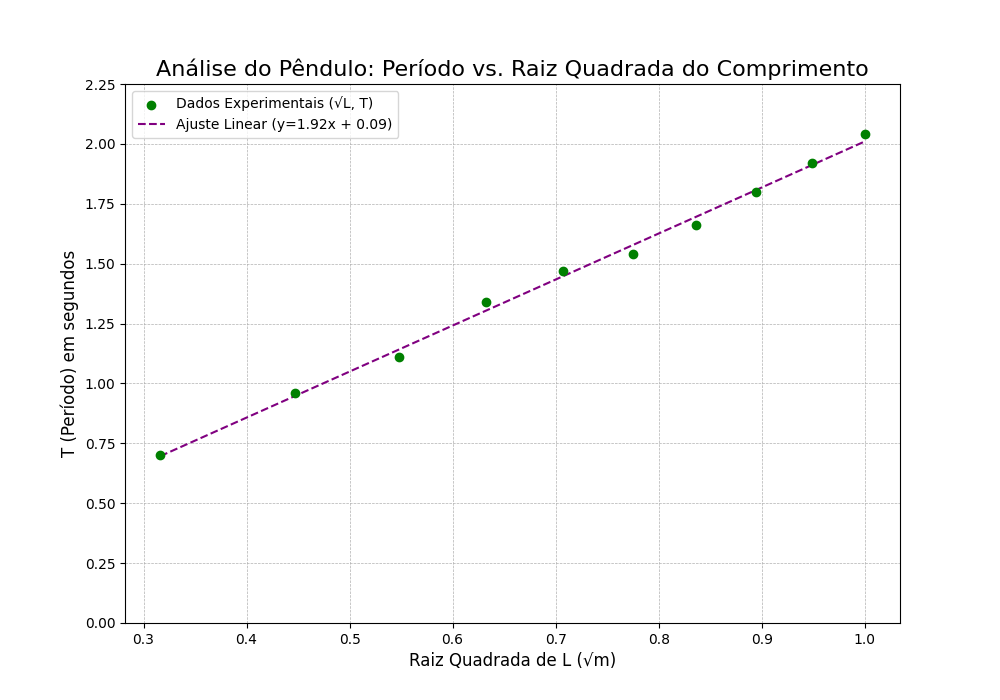

Reproduce this figure in Python.
import pandas as pd
import matplotlib.pyplot as plt
import numpy as np

# Dados do experimento
data = {
    'L (Comp. do Fio) Metros': [1.00, 0.90, 0.80, 0.70, 0.60, 0.50, 0.40, 0.30, 0.20, 0.10],
    'T(Período) Segundos': [2.04, 1.92, 1.80, 1.66, 1.54, 1.47, 1.34, 1.11, 0.96, 0.70]
}
df = pd.DataFrame(data)

# Etapa 1: Calcular a raiz quadrada do comprimento
df['sqrt_L'] = np.sqrt(df['L (Comp. do Fio) Metros'])

# Etapa 2: Realizar a regressão linear para T em função de sqrt(L)
slope, intercept = np.polyfit(df['sqrt_L'], df['T(Período) Segundos'], 1)

# Etapa 3: Calcular o valor experimental da gravidade
# A equação é T = (2π/√g) * √L. O coeficiente angular (slope) é m = 2π/√g
# Portanto, g = (2π/m)²
g_experimental = (2 * np.pi / slope)**2

# Etapa 4: Comparar com o valor teórico e calcular o erro
g_teorico = 9.807  # m/s²
erro_percentual = (abs(g_experimental - g_teorico) / g_teorico) * 100

# --- Geração do Gráfico T vs. sqrt(L) ---
plt.figure(figsize=(10, 7))

# Plota os dados experimentais
plt.scatter(df['sqrt_L'], df['T(Período) Segundos'], color='green', zorder=5, label='Dados Experimentais (√L, T)')

# Cria os pontos para a reta de ajuste
x_line = np.array([df['sqrt_L'].min(), df['sqrt_L'].max()])
y_line = slope * x_line + intercept

# Plota a reta de melhor ajuste
plt.plot(x_line, y_line, color='purple', linestyle='--', label=f'Ajuste Linear (y={slope:.2f}x + {intercept:.2f})')

# Define o título e os rótulos dos eixos
plt.title('Análise do Pêndulo: Período vs. Raiz Quadrada do Comprimento', fontsize=16)
plt.xlabel('Raiz Quadrada de L (√m)', fontsize=12)
plt.ylabel('T (Período) em segundos', fontsize=12)

# Define as marcações (ticks)
x_ticks = np.arange(0.3, 1.1, 0.1)
y_ticks = np.arange(0, 2.5, 0.25)
plt.xticks(x_ticks)
plt.yticks(y_ticks)

# Adiciona grade e legenda
plt.grid(True, which='both', linestyle='--', linewidth=0.5)
plt.legend()

# Salva o gráfico
plt.savefig('grafico_T_vs_sqrt_L.png')

# Imprime o resumo final
print("--- Resumo Final da Análise (Método T vs. √L) ---")
print(f"Coeficiente angular (m) da reta: {slope:.4f} s/√m")
print(f"Valor experimental de g calculado: {g_experimental:.3f} m/s²")
print(f"Valor teórico de g adotado: {g_teorico:.3f} m/s²")
print(f"Erro percentual: {erro_percentual:.2f}%")
print("\\nGráfico 'grafico_T_vs_sqrt_L.png' gerado com sucesso.")
